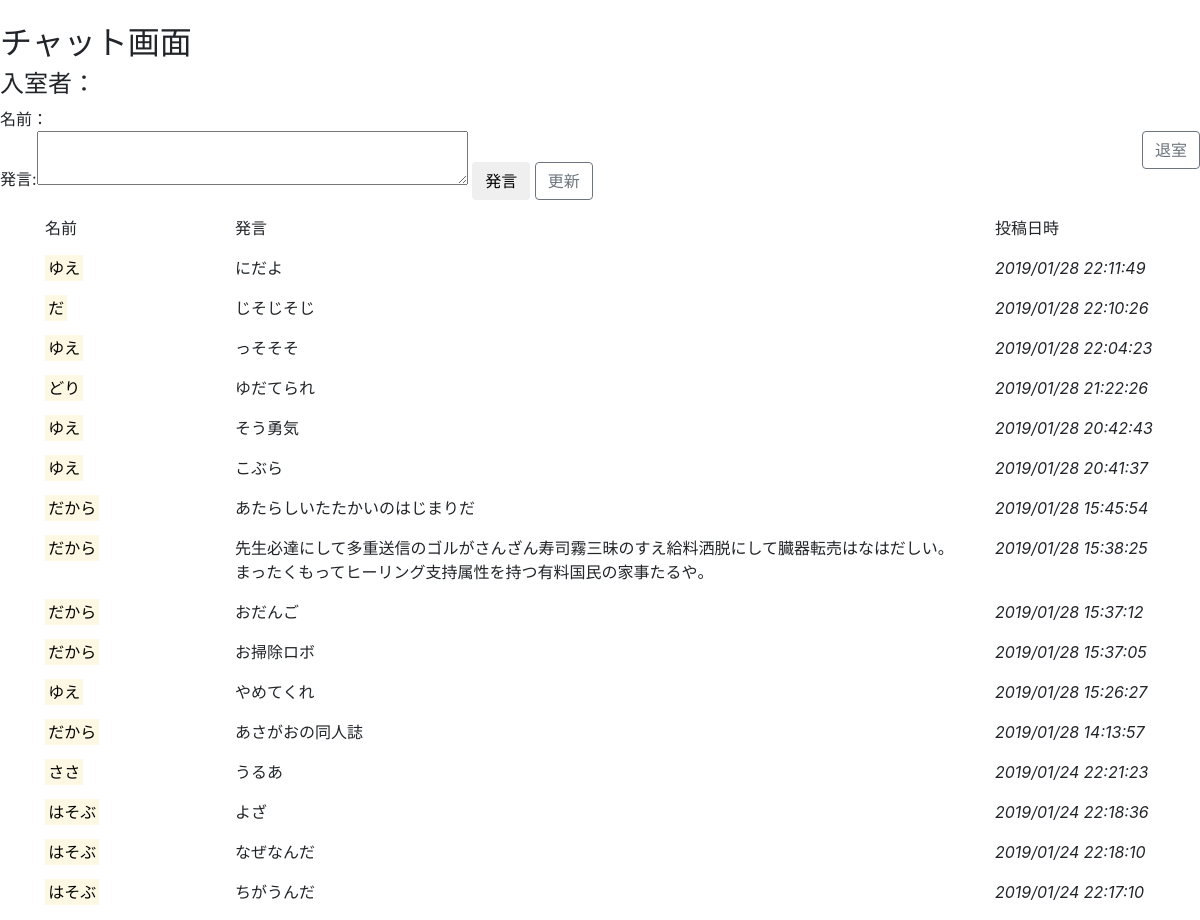
Before: /room/ with the older database file.
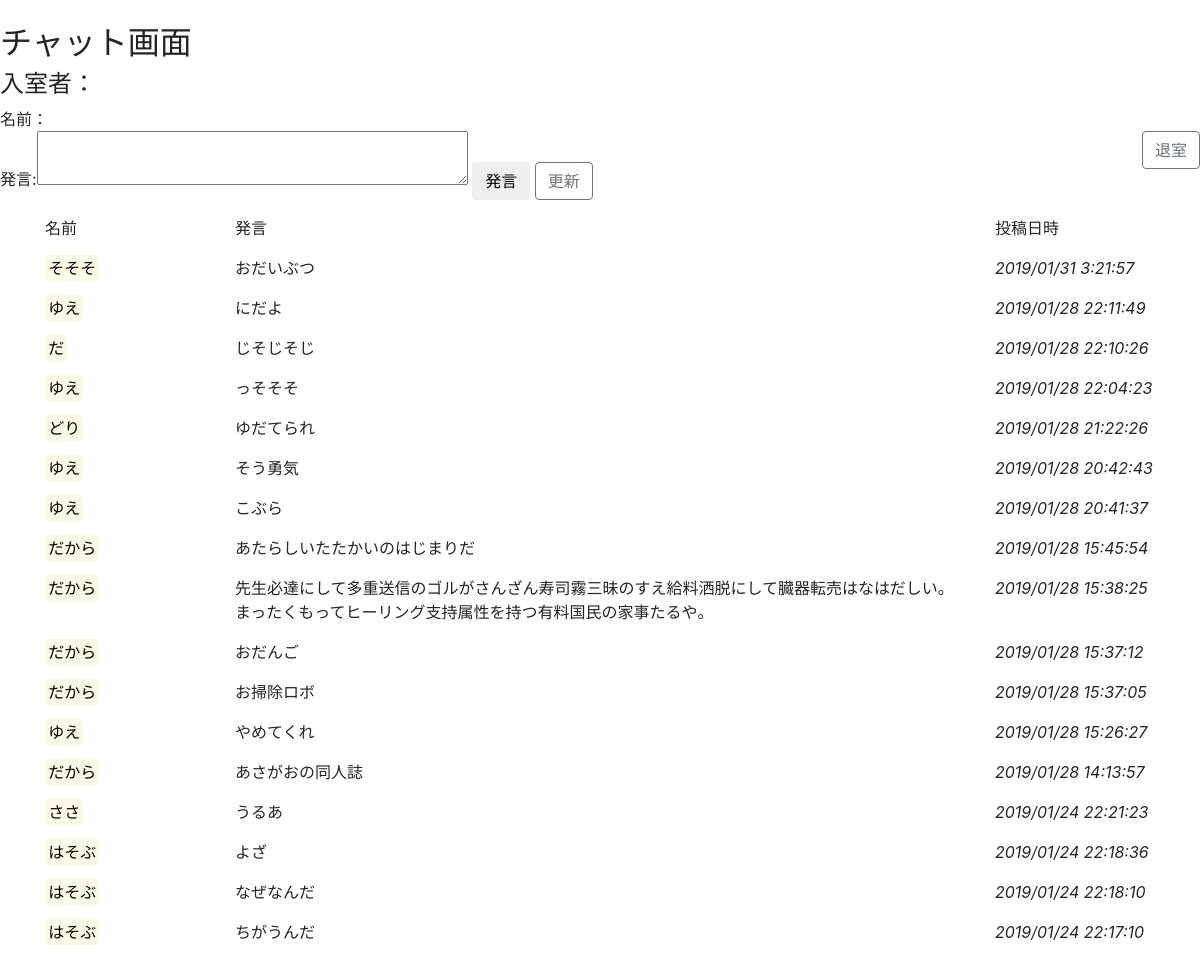
After: the same page with the newer database file.
### app/models.py (models this page shows)
class Talk(models.Model):
        talk_text = models.TextField(
            verbose_name = '発言',
            max_length = 200,
            default = '',
            )
        user_id = models.ForeignKey(Users,on_delete=models.SET_DEFAULT
                                         ,default='')
        talk_datetime = models.DateTimeField(verbose_name='発言日時'
                                           , default=timezone.now)

class Users(models.Model):
    INSITE_STATE = (
        (1,'入室中'),
        (2,'退室'),
        )
    id = models.CharField(
        verbose_name = 'ユーザーID',
        max_length = 10,
        primary_key = True,
        validators=[RegexValidator(
        slug_re,
        '名前には半角英数字、アンダーバー、ハイフンのみ指定できます。',
        'invalid')]
    )
    name = models.CharField(
        verbose_name = '名前',
        max_length = 20,
        default = '',
    )
    isInsite = models.IntegerField(
        verbose_name = '入室状態',
        choices = INSITE_STATE,
        default = 2,
        )

### app/views.py (the view, shortened to what this page needs)
# urls.py: path('room/', TalkCreateView.as_view() , name='room'),
class TalkCreateView(CreateView):
    model = Talk
    form_class = TalkForm
    success_url = reverse_lazy('room')
    def get_context_data(self, **kwargs):
       context = super().get_context_data(**kwargs)
       context['talk_list'] = Talk.objects.select_related() \
                                  .all().order_by('-talk_datetime')[:20]
       context['insite_users'] = Users.objects.filter(isInsite=1)
       return context

### app/forms.py
class TalkForm(forms.ModelForm):
    class Meta:
        model = Talk
        fields = ('talk_text',)
        widgets = {
            'talk_text':forms.Textarea(attrs={'rows':2,'cols':40})
            }

### app/templates/app/Talk_form.html (shortened to what this page needs)
﻿{% extends "./_base.html" %}
{% block content %}
<h2>チャット画面</h2>
<h4>入室者：{% for usr in insite_users %}<small><strong>{{ usr.name }}、</strong></small>{% endfor %}</h4>
<form class="form-controld" method="post">
<div>
    名前：{{ view.request.session.name }}
</div>
{{ form }}
<input class="btn btn-default" type="submit" value="発言">
<a class="btn btn-outline-secondary" href="{% url 'room' %}">更新</a>
<div class="float-right">
    <a class="btn btn-outline-secondary" href="{% url 'exit' %}">退室</a>
</div>
</form>
<div class="container">
<div class="row">
    <div class="col-2">
        <p>名前</p>
    </div>
    <div class="col-8">
        <p>発言</p>
    </div>
    <div class="col-2">
        <p>投稿日時</p>
    </div>
</div>
{% for item in talk_list %}
<div class="row">
    <div class="col-2">
        <mark>{{ item.user_id.name }}</mark>
    </div>
    <div class="col-8">
        <p>{{ item.talk_text }}</p>
    </div>
    <div class="col-2">
        <em>{{ item.talk_datetime|date:"Y/m/d G:i:s" }}</em>
    </div>
</div>
{% endfor %}
</div>
{% endblock %}

Changed rows visible on the page:
added Talk: user_id.name "そそそ", talk_text "おだいぶつ", talk_datetime "2019/01/31 3:21:57"
